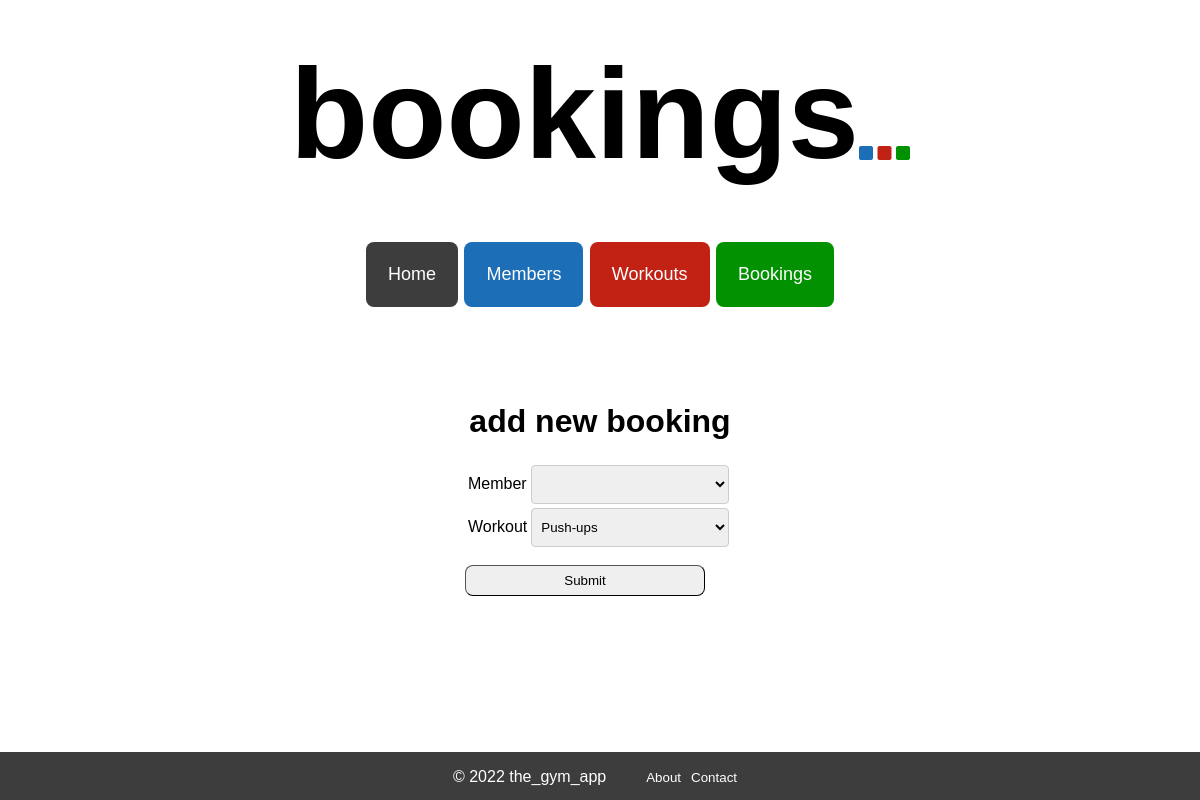
The app's page /bookings/create/workout/4, older data.
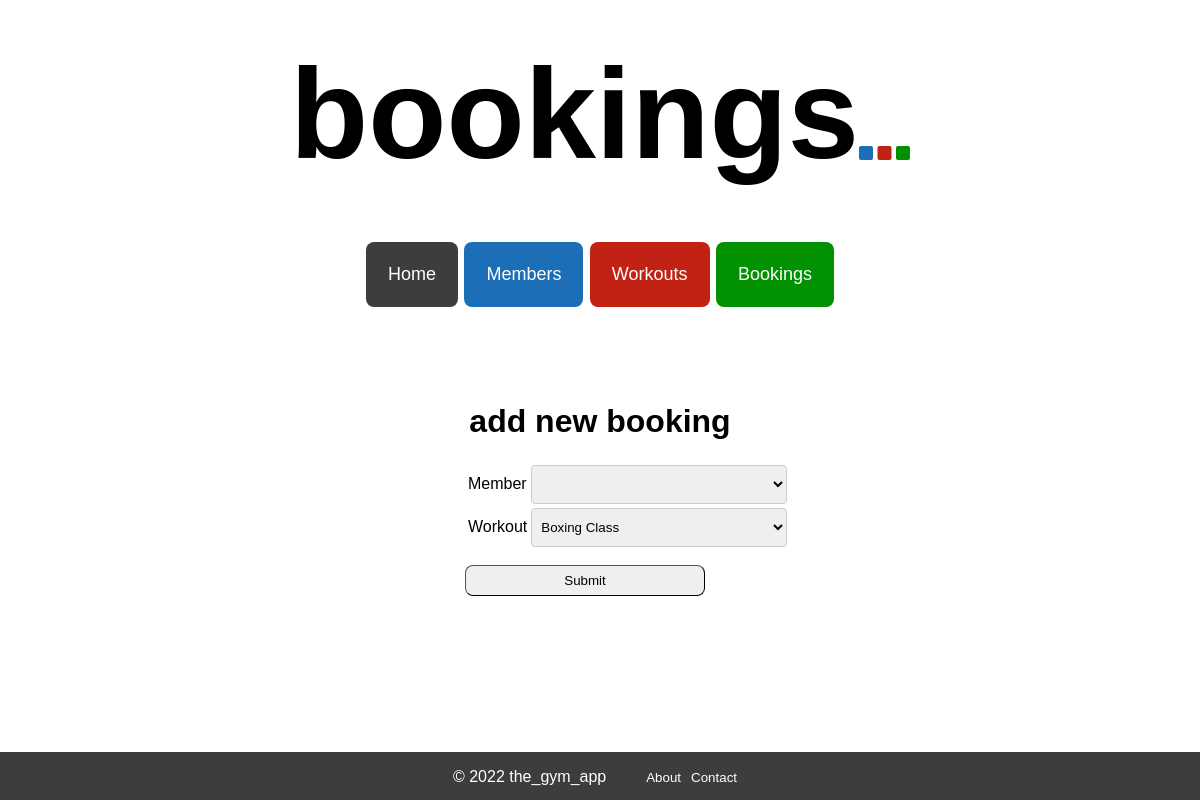
The same page, newer data.
### tables this page shows
CREATE TABLE workouts (
    id INTEGER PRIMARY KEY AUTOINCREMENT,
    name VARCHAR,
    date DATE,
    description TEXT,
    duration INTEGER,
    capacity INTEGER,
    capacity_filled INTEGER,
    active BOOLEAN
);

### controllers/booking_controller.py (the view)
@bookings_blueprint.route("/bookings/create/workout/<id>")
def add_booking_for_workout(id):
    route_name = "bookings"
    members = member_repository.select_all_active()
    workout = workout_repository.select(id)
    return render_template("bookings/create_workout.html", route_name=route_name, workout=workout, members=members)

### db/run_sql.py (called while the page is built)
def get_db():
    path = os.path.dirname(os.path.abspath(__file__))
    db = os.path.join(path, "gym_db.db")
    conn = sqlite3.connect(db)
    conn.execute("PRAGMA foreign_keys = 1")
    conn.row_factory = sqlite3.Row
    return conn

def run_sql(sql, values = []):
    db = get_db()
    cursor = db.cursor()
    cursor.execute(sql, values)
    results = cursor.fetchall()
    db.commit()
    db.close()
    return results

### repositories/member_repository.py (called while the page is built)
def sort_function(member):
    return member.last_name

def select_all_active():
    members = []
    sql = "SELECT * FROM members"
    results = run_sql(sql)
    for row in results:
        active = True if row['active'] == 1 else False
        if active == True:
            member = Member(row['first_name'], row['last_name'], row['dob'], active, row['id'])
            members.append(member)
    members.sort(key=sort_function)
    return members

### templates/bookings/create_workout.html
{% extends 'base.html'%}
{% block content %}
<div class="create_page_container">
    <h1>add new booking</h1>
    <form class="create_form" action="/bookings/workout/{{workout.id}}" method="post">
        <table class="create_table">
            <tr>
                <td>
                    <label class="create_form_label" for="member">Member</label>
                </td>
                <td>
                    <select class="create_form_input" id="member" name="member_id">
                        <option value="" selected disabled hidden></option>
                        {% for member in members %}
                        <option value="{{member.id}}">{{member.first_name}} {{member.last_name}}</option>
                        {% endfor %}
                    </select>
                </td>
            </tr>
            <tr>
                <td>
                    <label class="create_form_label" for="workout">Workout</label>
                </td>
                <td>
                    <select class="create_form_input" id="workout" name="workout_id">
                        <option value="{{workout.id}}">{{workout.name}}</option>
                    </select>
                </td>
            </tr>
        </table>
        <div>
            <button class="create_page_button" type="submit">Submit</button>
        </div>
    </form>
</div>
{% endblock %}

Row changes from the older to the newer data that the page shows:
changed workouts: workout_id "Push-ups" → "Boxing Class"
